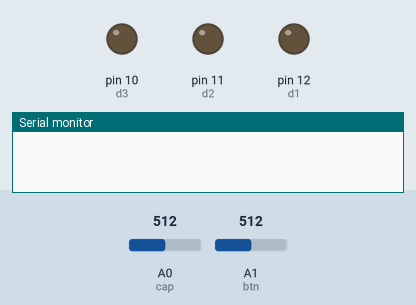
Simulated run of this sketch. Board: Arduino Uno, built with avr-gcc and run on an emulated ATmega328P. Parts: output pins drawn as LEDs (lit = HIGH), the last lines printed to the serial monitor. Inputs (shaded band) come from the test bench; at power-on: A0 (cap) = 512, A1 (btn) = 512.

Above: at 1.2 s.
1.3 s: A0 (cap) set to 987
2.8 s: A0 (cap) set to 1012
At 3.3 s:
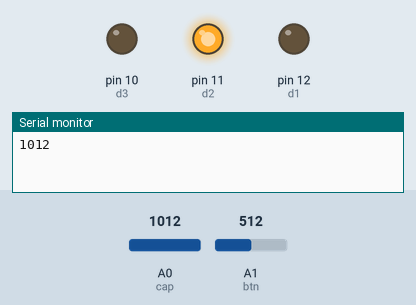
4.3 s: A1 (btn) set to 988
5.8 s: A1 (btn) set to 1013
At 6.8 s:
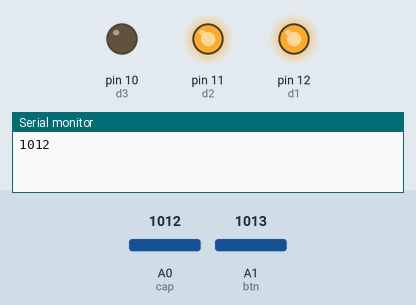
Timing chart, 0 to 8.3 s (numbered marks = the images above; inputs shaded):
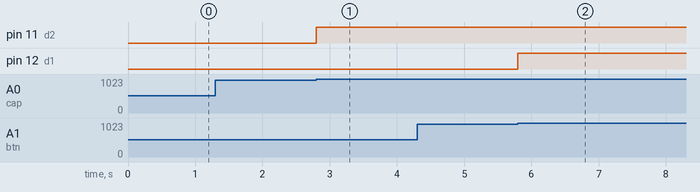

The sketch:

btn.ino
```cpp
int d1 = 12;
int d2 = 11;
int d3 = 10;

int cap = A0;
int btn = A1;
int trg = A2;

bool read_btn = true;
bool d1_state = false;
bool btn_state = true;

bool read_cap = true;
bool d2_state = false;
bool cap_state = true;

void setup() {
  Serial.begin(9600);

  pinMode(btn, INPUT);
  pinMode(cap, INPUT);
  pinMode(trg, INPUT);

  pinMode(d1, OUTPUT);
  pinMode(d2, OUTPUT);
  pinMode(d3, OUTPUT);

}

void loop() {
  if(read_btn){
    if(analogRead(btn) > 1000){
      read_btn = false;
      d1_state = !d1_state;
      digitalWrite(d1, d1_state);
    }
  }
  analogRead(btn) > 1000 ? btn_state = true : btn_state = false;
  if(!read_btn && !btn_state){
    if(analogRead(btn) < 50){
      read_btn = true;
    }
  }


  if(read_cap){
    if(analogRead(cap) > 1000){
      read_cap = false;
      d2_state = !d2_state;
      digitalWrite(d2, d2_state);
      Serial.println(analogRead(cap));
    }
  }
  analogRead(cap) > 1000 ? cap_state = true : cap_state = false;
  if(!read_cap && !cap_state){
    if(analogRead(cap) < 50){
      read_cap = true;
    }
  }
}
```

Measured:
- the behaviour switches between 1000 and 1001 on A0 (cap) (found by bisection; images 0 and 1)
- the behaviour switches between 1000 and 1001 on A1 (btn) (found by bisection; images 1 and 2)
- after the input at 1.3 s, every drawn part: stays the same
- after the input at 2.8 s, pin 11 (d2): LOW → HIGH at once
- after the input at 4.3 s, every drawn part: stays the same
- after the input at 5.8 s, pin 12 (d1): LOW → HIGH at once
